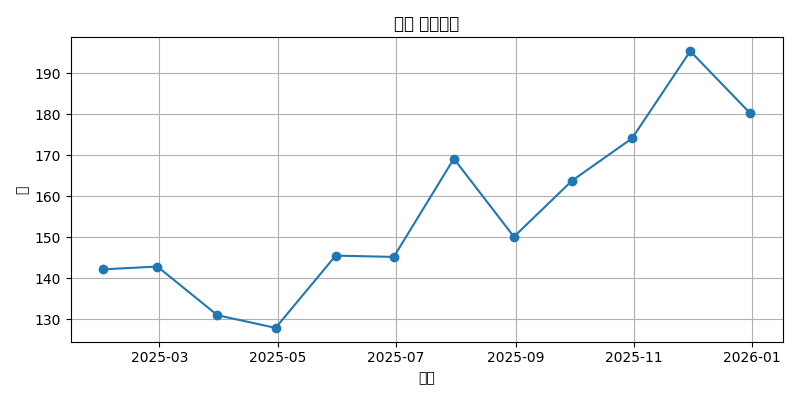

The Python source for this figure:
# viz.py
# 임의의 데이터로 선 그래프를 그려 현재 폴더에 viz.png로 저장합니다.

import matplotlib
matplotlib.use('Agg')  # GUI 없는 환경에서 이미지 저장을 위해 Agg 백엔드 사용
import pandas as pd
import matplotlib.pyplot as plt
from pathlib import Path
import random


def main():
    out_dir = Path(__file__).parent

    # 샘플 날짜와 값 생성 (12개월)
    dates = pd.date_range(start='2025-01-01', periods=12, freq='M')
    random.seed(0)
    values = [100 + random.random() * 50 + i * 5 for i in range(len(dates))]

    df = pd.DataFrame({'date': dates, 'value': values})

    # 그래프 그리기
    plt.figure(figsize=(8, 4))
    plt.plot(df['date'], df['value'], marker='o', linestyle='-')
    plt.title('샘플 선그래프')
    plt.xlabel('날짜')
    plt.ylabel('값')
    plt.grid(True)
    plt.tight_layout()

    out_path = out_dir / 'viz.png'
    plt.savefig(out_path)
    print(f'이미지 저장: {out_path}')


if __name__ == '__main__':
    main()
